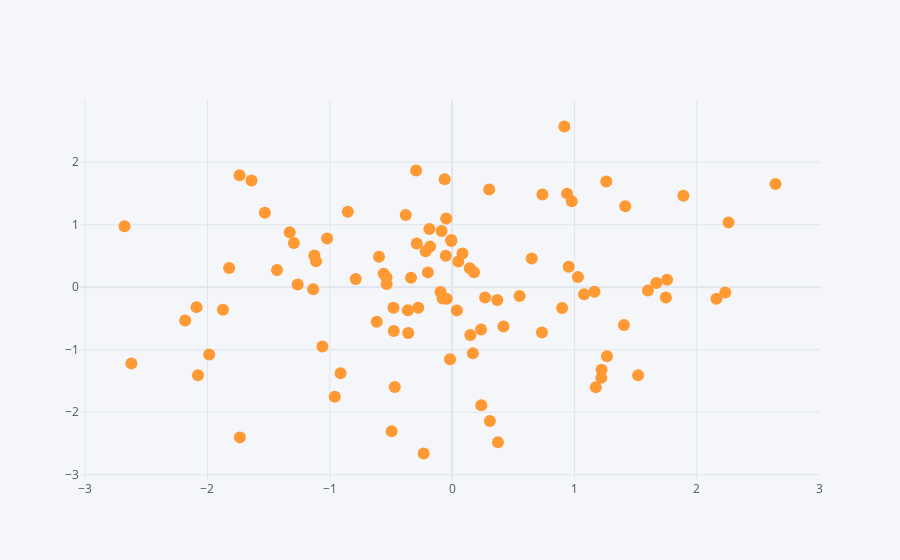

Notebook cell for this chart:
### Code cell
df.iplot(x = 'A', y = 'B', mode= 'markers')
